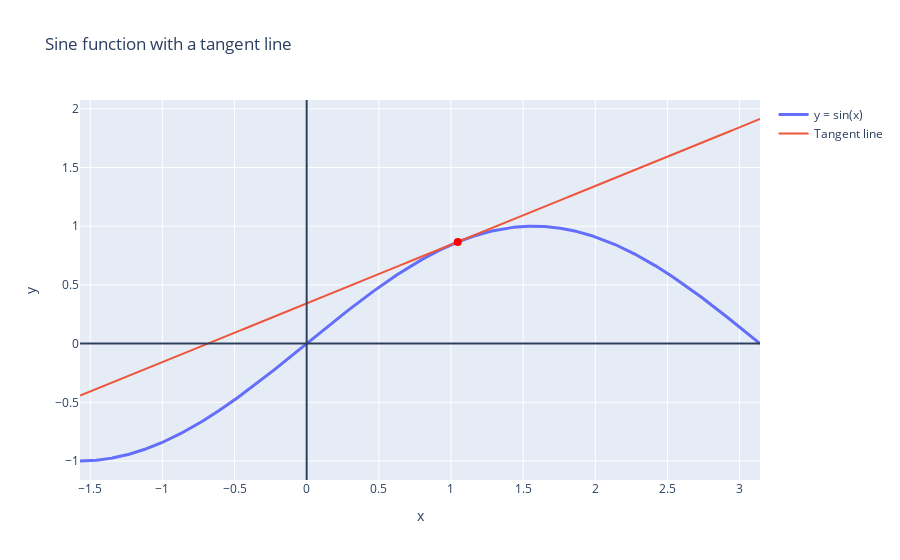

The notebook cell saved with this chart:
### Markdown cell above
# Derivative

The linear function

$$
    f(x) = ax + b
$$

is nice and simple, and its graph is a straight line. Using **differentiation** and **differentials** one can in some way reduce any **smooth** function to a linear one!


<!--
## Derivative

В курсе матанализа изучаются произвольные функции действительного аргумента,
однако, на практике в целом и в машинном обучении в частности обычно встречаются **дифференцируемые** (**гладкие**) функции, локально «похожие» на простую и понятную линейную функцию. «Малому приращению» $h=\Delta x$ аргумента гладкой функции $f$ соответствует «малое приращение» $\Delta f = f(x+h) - f(x)$ её значения, приблизительно пропорциональное $h$: $f(x+h) - f(x) \approx L(x)h$. Более формально, функция $f\colon \mathbb R \to\mathbb R$ дифференцируема в точке $x$, если 

$$
f(x + h) - f(x) = L(x)h + o(h), \quad \text{ где } L(x) = \lim\limits_{h\to 0} \frac{f(x+h)-f(x)}h =: f'(x)
$$

— **производная** функции $f$ в точке $x$. Геометрически это означает, что график функции $y=f(x)$ имеет касательную в точке $(x, f(x))$.

```{image} https://sites.millersville.edu/bikenaga/calculus1/derivatives/derivatives4.png
:align: center
```

-->

### Code cell
import numpy as np
import plotly.graph_objects as go

def tangent_line(x, x0):
    slope = np.cos(x0) 
    return slope * (x - x0) + np.sin(x0)


def plot_sin_tangent(x_min, x_max, point):
    x_values = np.linspace(x_min, x_max, 2000)
    y_sine = np.sin(x_values)
    y_tangent = tangent_line(x_values, point)

    fig = go.Figure()

    fig.add_trace(go.Scatter(x=x_values, y=y_sine, mode='lines', name='y = sin(x)',  line=dict(width=3)))

    fig.add_trace(go.Scatter(x=x_values, y=y_tangent, mode='lines', name='Tangent line',  line=dict(width=2)))

    fig.add_trace(go.Scatter(x=[point], y=[sine_function(point)],
                         mode='markers', marker=dict(size=8, color='red'), name='point'))

    fig.add_hline(y=0)
    fig.add_vline(x=0)

    for trace in fig['data']: 
        if trace['name'] == 'point':
            trace['showlegend'] = False

    fig.update_layout(title='Sine function with a tangent line', xaxis_title='x', yaxis_title='y')

    fig.show()

plot_sin_tangent(-0.5*np.pi, np.pi, np.pi/3)

### Figure 1 — Plotly figure (JSON) as saved in the notebook; plotly's stock layout.template omitted (floating-point values rounded to 4 significant figures; data arrays with more than 128 entries replaced by an {"elided": "..."} marker saying what was removed)
{"data": [{"line": {"width": 3}, "mode": "lines", "name": "y = sin(x)", "type": "scatter", "x": {"elided": "2000 float values"}, "y": {"elided": "2000 float values"}}, {"line": {"width": 2}, "mode": "lines", "name": "Tangent line", "type": "scatter", "x": {"elided": "2000 float values"}, "y": {"elided": "2000 float values"}}, {"marker": {"color": "red", "size": 8}, "mode": "markers", "name": "point", "showlegend": false, "type": "scatter", "x": [1.047], "y": [0.866]}], "layout": {"shapes": [{"type": "line", "x0": 0, "x1": 1, "xref": "x domain", "y0": 0, "y1": 0, "yref": "y"}, {"type": "line", "x0": 0, "x1": 0, "xref": "x", "y0": 0, "y1": 1, "yref": "y domain"}], "title": {"text": "Sine function with a tangent line"}, "xaxis": {"title": {"text": "x"}}, "yaxis": {"title": {"text": "y"}}}}
